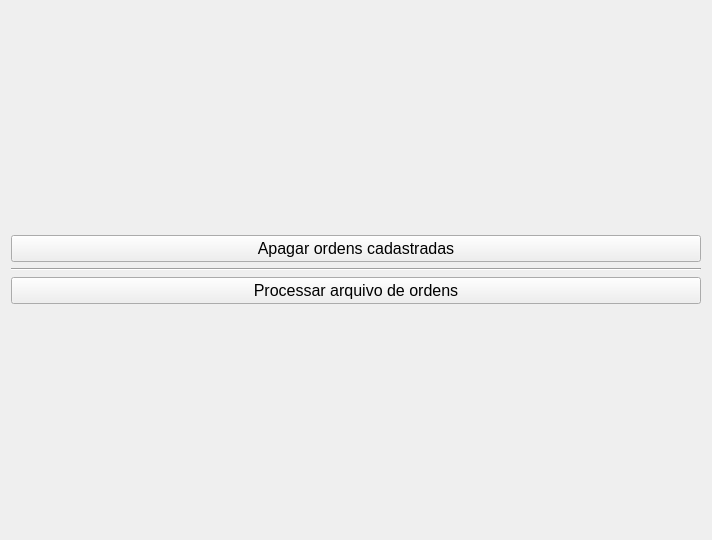
<?xml version="1.0" encoding="UTF-8"?>
<ui version="4.0">
 <class>Form</class>
 <widget class="QWidget" name="Form">
  <property name="geometry">
   <rect>
    <x>0</x>
    <y>0</y>
    <width>712</width>
    <height>540</height>
   </rect>
  </property>
  <property name="windowTitle">
   <string>Form</string>
  </property>
  <layout class="QVBoxLayout" name="verticalLayout_2">
   <item>
    <layout class="QVBoxLayout" name="verticalLayout">
     <item>
      <widget class="QPushButton" name="wipe_orders_button">
       <property name="font">
        <font>
         <pointsize>12</pointsize>
        </font>
       </property>
       <property name="text">
        <string>Apagar ordens cadastradas</string>
       </property>
      </widget>
     </item>
     <item>
      <widget class="Line" name="line">
       <property name="orientation">
        <enum>Qt::Horizontal</enum>
       </property>
      </widget>
     </item>
     <item>
      <layout class="QGridLayout" name="main_layout">
       <property name="sizeConstraint">
        <enum>QLayout::SetMaximumSize</enum>
       </property>
       <property name="spacing">
        <number>7</number>
       </property>
       <item row="1" column="0">
        <widget class="QPushButton" name="process_files_button">
         <property name="font">
          <font>
           <pointsize>12</pointsize>
          </font>
         </property>
         <property name="text">
          <string>Processar arquivo de ordens</string>
         </property>
        </widget>
       </item>
       <item row="0" column="0">
        <layout class="QVBoxLayout" name="file_layout"/>
       </item>
      </layout>
     </item>
    </layout>
   </item>
  </layout>
 </widget>
 <resources/>
 <connections/>
</ui>
